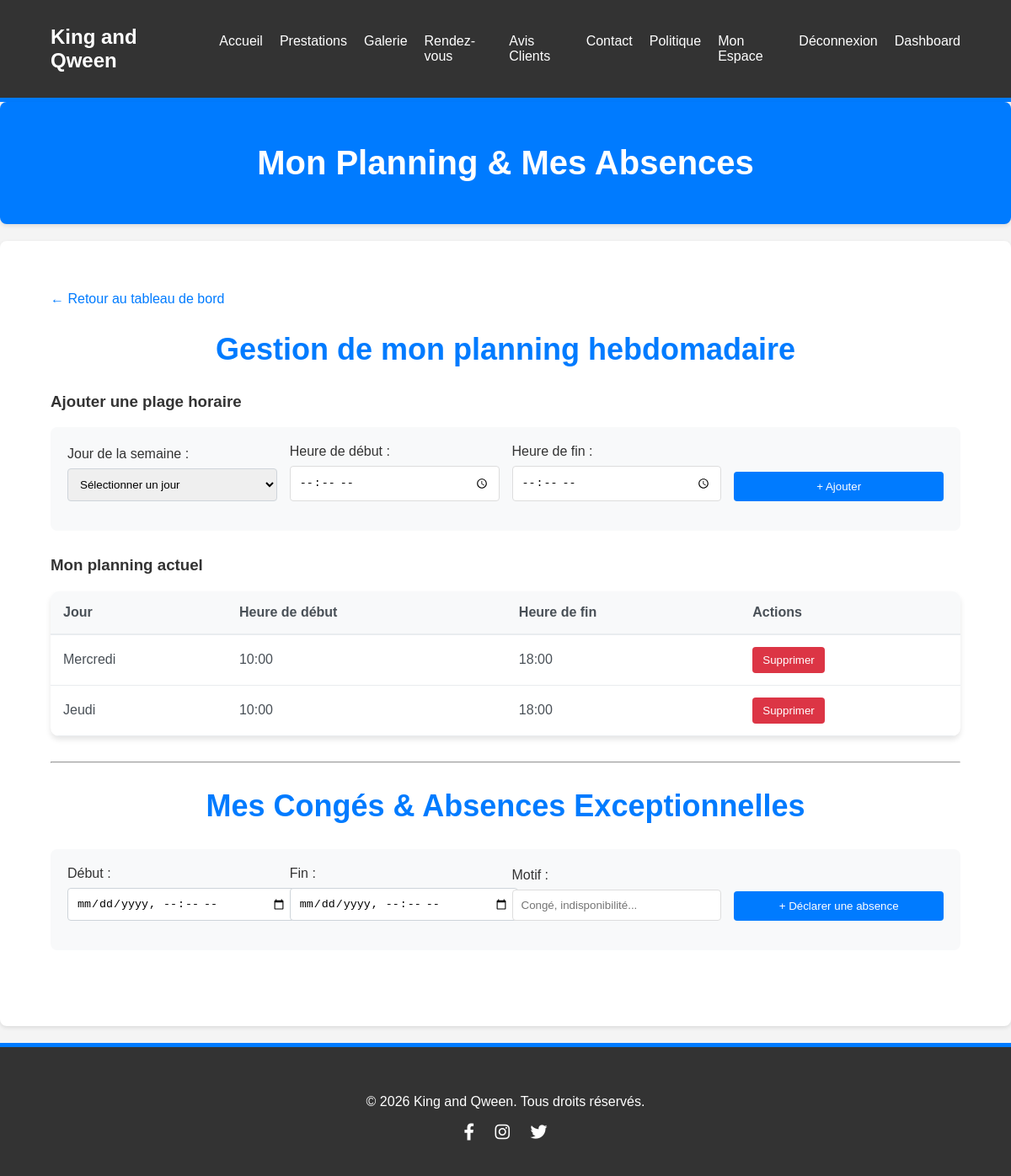
The app's page /backend/coiffeur_planning.php (signed in), older data.
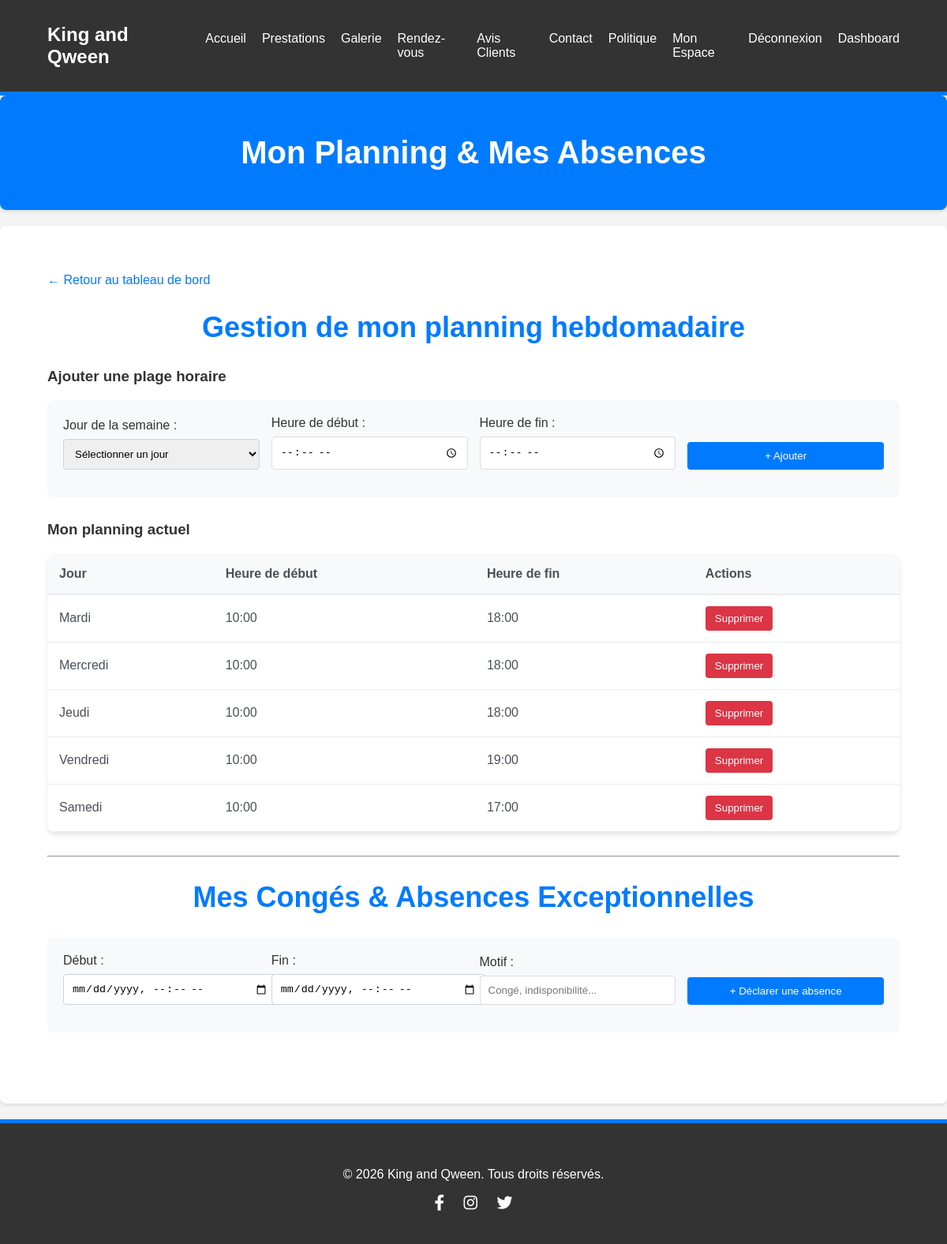
The same page, newer data.
### tables this page shows
CREATE TABLE `plannings` (
  `id` int(11) NOT NULL AUTO_INCREMENT,
  `coiffeur_id` int(11) NOT NULL,
  `jour_semaine` enum('Lundi','Mardi','Mercredi','Jeudi','Vendredi','Samedi','Dimanche') NOT NULL,
  `heure_debut` time NOT NULL,
  `heure_fin` time NOT NULL,
  PRIMARY KEY (`id`),
  UNIQUE KEY `uq_planning_coiffeur_jour_debut` (`coiffeur_id`, `jour_semaine`, `heure_debut`),
  KEY `idx_plannings_coiffeur_jour` (`coiffeur_id`, `jour_semaine`),
  CONSTRAINT `fk_plannings_coiffeur` FOREIGN KEY (`coiffeur_id`) REFERENCES `coiffeurs`(`id`) ON DELETE CASCADE,
  CONSTRAINT `chk_planning_heures` CHECK (`heure_debut` < `heure_fin`)
);

### backend/coiffeur_planning.php (the view, shortened to what this page needs)
<?php
require_once __DIR__ . "/../includes/db.php";
$coiffeur_id = (int) $_SESSION["user_id"];
$sql_coiffeur = "SELECT id FROM coiffeurs WHERE user_id = ? LIMIT 1";
$coiffeur_table_id = null;
if ($stmt = $mysqli->prepare($sql_coiffeur)) {
    $stmt->bind_param("i", $coiffeur_id);
    $stmt->execute();
    $result = $stmt->get_result();
    if ($row = $result->fetch_assoc()) {
        $coiffeur_table_id = (int) $row["id"];
    }
}
$plannings = [];
if ($coiffeur_table_id) {
    $sql = "SELECT * FROM plannings WHERE coiffeur_id = ? ORDER BY FIELD(jour_semaine, 'Lundi', 'Mardi', 'Mercredi', 'Jeudi', 'Vendredi', 'Samedi', 'Dimanche'), heure_debut ASC";
    if ($stmt = $mysqli->prepare($sql)) {
        $stmt->bind_param("i", $coiffeur_table_id);
        $stmt->execute();
        $result = $stmt->get_result();
        while ($row = $result->fetch_assoc()) {
            $plannings[] = $row;
        }
    }
}
include __DIR__ . "/../includes/header.php";
?>
<section class="page-title">
    <div class="container">
        <h1>Mon Planning &amp; Mes Absences</h1>
    </div>
</section>
<section class="coiffeur-planning">
    <div class="container">
        <a href="<?php echo BASE_URL; ?>backend/coiffeur_dashboard.php" class="btn-back">← Retour au tableau de bord</a>
        <h2>Gestion de mon planning hebdomadaire</h2>
        <div class="add-planning">
            <h3>Ajouter une plage horaire</h3>
            <form method="post" class="planning-form">
                <div class="form-row">
                    <div class="form-group">
                        <label for="jour_semaine">Jour de la semaine :</label>
                        <select name="jour_semaine" id="jour_semaine" required>
                            <option value="">Sélectionner un jour</option>
                        </select>
                    </div>
                    <div class="form-group">
                        <label for="heure_debut">Heure de début :</label>
                        <input type="time" name="heure_debut" id="heure_debut" required>
                    </div>
                    <div class="form-group">
                        <label for="heure_fin">Heure de fin :</label>
                        <input type="time" name="heure_fin" id="heure_fin" required>
                    </div>
                    <div class="form-group">
                        <button type="submit" class="btn-primary">+ Ajouter</button>
                    </div>
                </div>
            </form>
        </div>
        <h3>Mon planning actuel</h3>
        <?php if (empty($plannings)): ?>
            <p>Aucune plage horaire définie.</p>
        <?php else: ?>
            <div class="modern-table-container">
                <table class="modern-table">
                    <thead>
                        <tr>
                            <th>Jour</th>
                            <th>Heure de début</th>
                            <th>Heure de fin</th>
                            <th>Actions</th>
                        </tr>
                    </thead>
                    <tbody>
                        <?php foreach ($plannings as $planning): ?>
                            <tr>
                                <td data-label="Jour"><?php echo htmlspecialchars($planning["jour_semaine"]); ?></td>
                                <td data-label="Heure de début"><?php echo date("H:i", strtotime($planning["heure_debut"])); ?></td>
                                <td data-label="Heure de fin"><?php echo date("H:i", strtotime($planning["heure_fin"])); ?></td>
                                <td data-label="Actions">
                                    <form method="post">
                                        <button type="submit" class="btn-action btn-cancel" onclick="return confirm('Êtes-vous sûr de vouloir supprimer cette plage horaire ?')">
                                            Supprimer
                                        </button>
                                    </form>
                                </td>
                            </tr>
                        <?php endforeach; ?>
                    </tbody>
                </table>
            </div>
        <?php endif; ?>
        <hr style="margin:30px 0;">
        <h2>Mes Congés &amp; Absences Exceptionnelles</h2>
        <form method="post" class="planning-form">
            <div class="form-row">
                <div class="form-group">
                    <label for="date_debut">Début :</label>
                    <input type="datetime-local" name="date_debut" id="date_debut" required>
                </div>
                <div class="form-group">
                    <label for="date_fin">Fin :</label>
                    <input type="datetime-local" name="date_fin" id="date_fin" required>
                </div>
                <div class="form-group">
                    <label for="motif">Motif :</label>
                    <input type="text" name="motif" id="motif" maxlength="255" placeholder="Congé, indisponibilité...">
                </div>
                <div class="form-group">
                    <button type="submit" class="btn-primary">+ Déclarer une absence</button>
                </div>
            </div>
        </form>
    </div>
</section>
<?php include __DIR__ . "/../includes/footer.php"; ?>

### includes/header.php (shortened to what this page needs)
<!DOCTYPE html>
<html lang="fr">
<head>
    <link rel="stylesheet" href="<?php echo BASE_URL; ?>assets/css/style.css">
    <link rel="stylesheet" href="<?php echo BASE_URL; ?>assets/css/responsive.css">
    <link rel="stylesheet" href="https://cdnjs.cloudflare.com/ajax/libs/font-awesome/6.0.0-beta3/css/all.min.css">
</head>
<body>
    <header>
        <div class="container">
            <div class="logo">
                <a href="<?php echo BASE_URL; ?>index.php">King and Qween</a>
            </div>
            <nav>
                <ul>
                    <li><a href="<?php echo BASE_URL; ?>index.php">Accueil</a></li>
                    <li><a href="<?php echo BASE_URL; ?>frontend/prestations.php">Prestations</a></li>
                    <li><a href="<?php echo BASE_URL; ?>frontend/galerie.php">Galerie</a></li>
                    <li><a href="<?php echo BASE_URL; ?>frontend/rendezvous.php">Rendez-vous</a></li>
                    <li><a href="<?php echo BASE_URL; ?>frontend/avis.php">Avis Clients</a></li>
                    <li><a href="<?php echo BASE_URL; ?>frontend/contact.php">Contact</a></li>
                    <li><a href="<?php echo BASE_URL; ?>politique.php">Politique</a></li>
                    <?php if (isset($_SESSION["loggedin"]) && $_SESSION["loggedin"] === true): ?>
                        <li><a href="<?php echo BASE_URL; ?>frontend/client_dashboard.php">Mon Espace</a></li>
                        <li><a href="<?php echo BASE_URL; ?>logout.php">Déconnexion</a></li>
                    <?php else: ?>
                        <li><a href="<?php echo BASE_URL; ?>login.php">Connexion</a></li>
                        <li><a href="<?php echo BASE_URL; ?>register.php">Inscription</a></li>
                    <?php endif; ?>
                     <?php if (isset($_SESSION["role"]) && $_SESSION["role"] === "coiffeur"): ?>
                        <li><a href="<?php echo BASE_URL; ?>backend/coiffeur_dashboard.php">Dashboard</a></li>
                    <?php endif; ?>
                </ul>
            </nav>
        </div>
    </header>
    <main>

### includes/footer.php (shortened to what this page needs)
    </main>
    <footer>
        <div class="container">
            <p>&copy; <?php echo date("Y"); ?> King and Qween. Tous droits réservés.</p>
            <div class="social-links">
                <a href="#"><i class="fab fa-facebook-f"></i></a>
                <a href="#"><i class="fab fa-instagram"></i></a>
                <a href="#"><i class="fab fa-twitter"></i></a>
            </div>
        </div>
    </footer>
</body>
</html>

### assets/css/style.css (style rules this page uses)
body { font-family: Arial, sans-serif; margin: 0; padding: 0; background-color: #f4f4f4; color: #333; }
.container { width: 90%; max-width: 1200px; margin: 0 auto; padding: 20px 0; }
a { color: #007bff; text-decoration: none; }
header { background-color: #333; color: white; padding: 10px 0; border-bottom: 5px solid #007bff; }
header .container { display: flex; justify-content: space-between; align-items: center; }
.logo a { color: white; font-size: 24px; font-weight: bold; text-decoration: none; }
nav ul { list-style: none; margin: 0; padding: 0; display: flex; }
nav ul li { margin-left: 20px; }
nav ul li a { color: white; text-decoration: none; padding: 5px 0; transition: color 0.3s ease; }
section { padding: 40px 0; background-color: white; margin-bottom: 20px; border-radius: 8px; box-shadow: 0 2px 5px rgba(0,0,0,0.1); }
section h2 { text-align: center; margin-bottom: 30px; font-size: 36px; color: #007bff; }
.form-group { margin-bottom: 15px; }
.form-group label { display: block; margin-bottom: 5px; font-weight: bold; }
.form-group input[type="text"], .form-group input[type="email"], .form-group input[type="password"], .form-group input[type="date"], .form-group input[type="time"], .form-group input[type="number"], .form-group select, .form-group textarea { width: 100%; padding: 10px; border: 1px solid #ddd; border-radius: 4px; box-sizing: border-box; }
footer { background-color: #333; color: white; text-align: center; padding: 20px 0; margin-top: 20px; border-top: 5px solid #007bff; }
.social-links a { color: white; margin: 0 10px; font-size: 20px; }
.page-title { background-color: #007bff; color: white; padding: 30px 0; margin-bottom: 20px; text-align: center; border-radius: 8px; }
.page-title h1 { margin: 0; font-size: 40px; }

### backend/coiffeur_planning.php (style rules this page uses)
.modern-table-container { overflow-x: auto; border-radius: 10px; box-shadow: 0 4px 6px rgba(0,0,0,0.1); margin: 20px 0; }
.modern-table { width: 100%; border-collapse: collapse; min-width: 600px; }
.modern-table th { background-color: #f8f9fa; padding: 16px 15px; text-align: left; font-weight: 600; color: #495057; border-bottom: 2px solid #e9ecef; }
.modern-table td { padding: 14px 15px; border-bottom: 1px solid #e9ecef; color: #495057; }
.btn-action { border: none; border-radius: 4px; padding: 8px 12px; cursor: pointer; font-weight: 500; }
.btn-cancel { background: #dc3545; color: white; }
.planning-form { background: #f8f9fa; padding: 20px; border-radius: 8px; margin-bottom: 30px; }
.form-row { display: flex; flex-wrap: wrap; gap: 15px; align-items: flex-end; }
.form-group { flex: 1; min-width: 200px; }
.form-group label { display: block; margin-bottom: 8px; font-weight: 500; }
.form-group select, .form-group input { width: 100%; padding: 10px; border: 1px solid #ced4da; border-radius: 4px; }
.btn-primary { background: #007bff; color: white; border: none; padding: 10px 15px; border-radius: 4px; cursor: pointer; font-weight: 500; width: 100%; }

Row changes from the older to the newer data that the page shows:
added plannings: jour_semaine "Mardi", heure_debut "10:00", heure_fin "18:00"
added plannings: jour_semaine "Vendredi", heure_debut "10:00", heure_fin "19:00"
added plannings: jour_semaine "Samedi", heure_debut "10:00", heure_fin "17:00"
